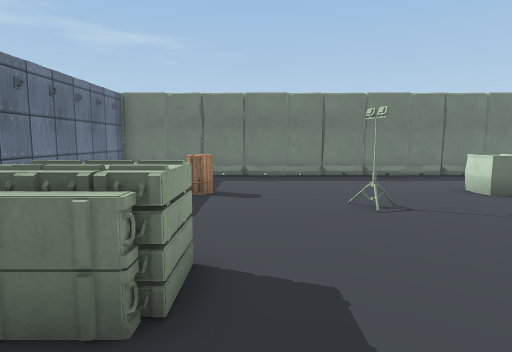
[1] (above)

17 first-person views from a walk through a 3-D level made in the Unity game engine. The camera is 1.4 m above the floor, tilts 6° down and sees 75° across. The floor is counted in squares, 1 m on a side. Each view is taken from the middle of a square. On the plan, view 1 faces up. The plan holds only what a view shows up to about 15 squares ahead; the rest is blank. The place goes on beyond the plan. The player character is not drawn. Some surface patterns are stand-ins.

[2]
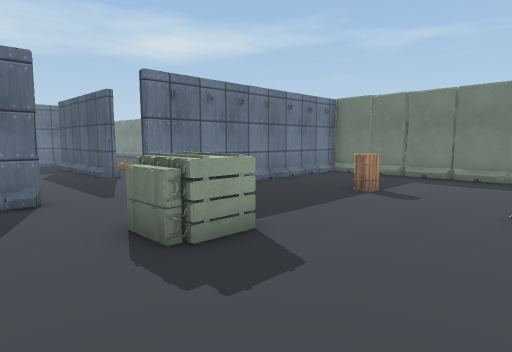

[3]
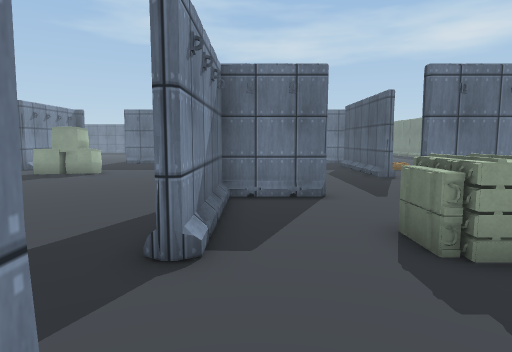

[4]
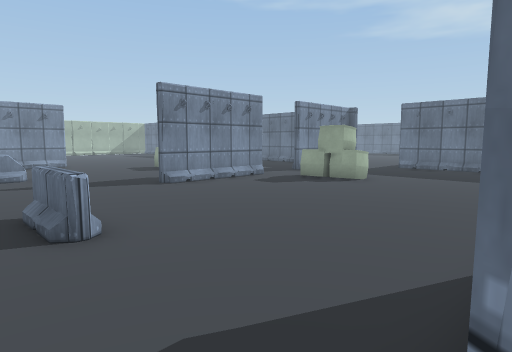

[5]
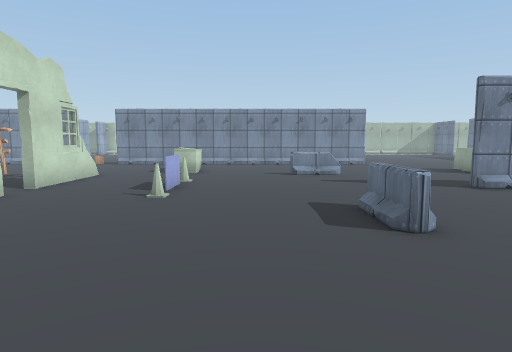

[6]
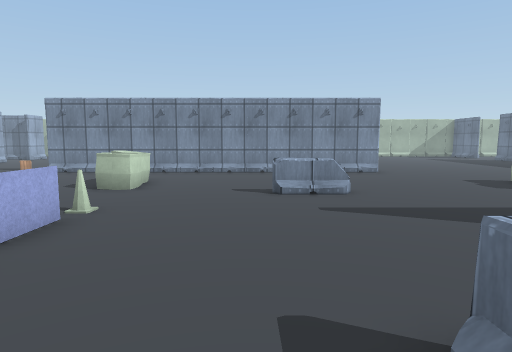

[7]
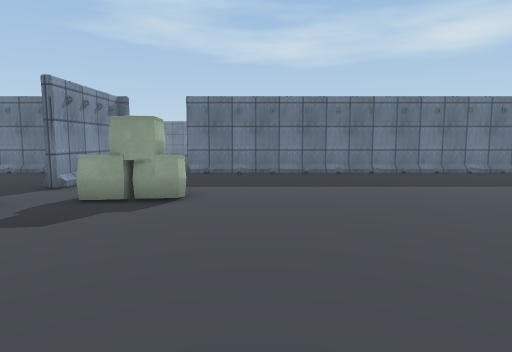

[8]
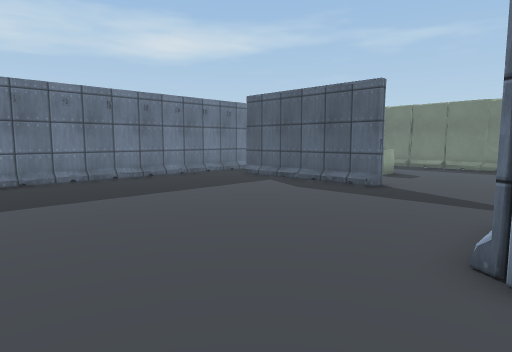

[9]
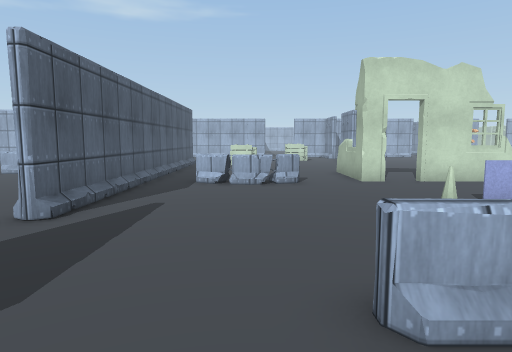

[10]
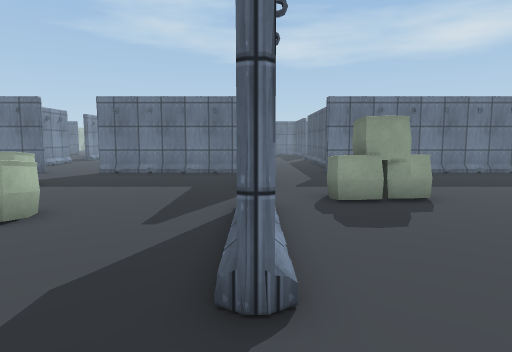

[11]
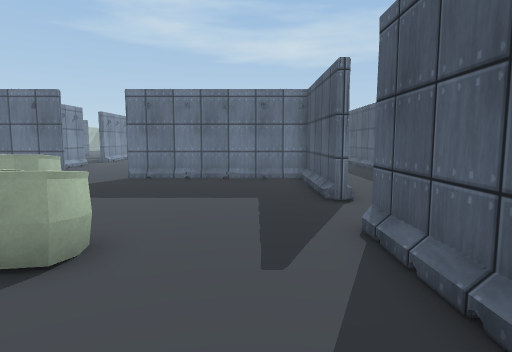

[12]
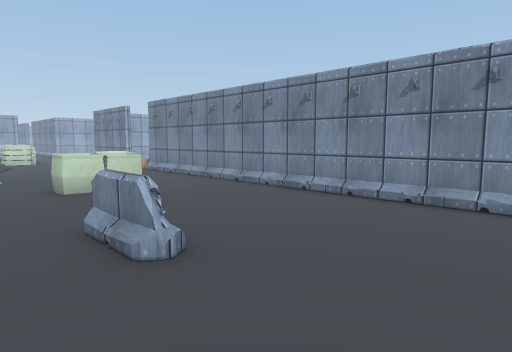

[13]
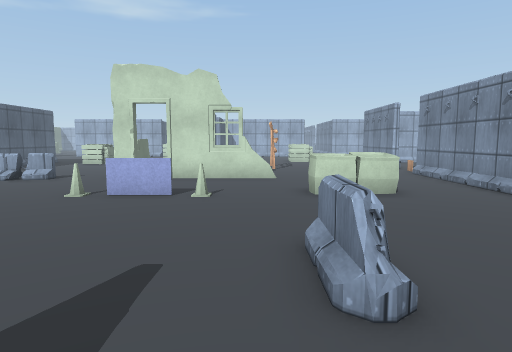

[14]
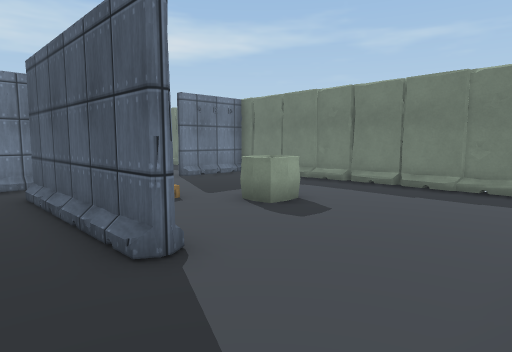

[15]
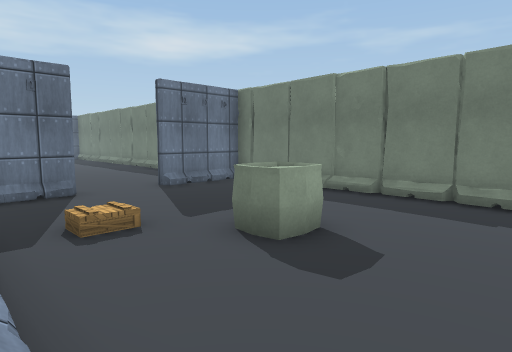

[16]
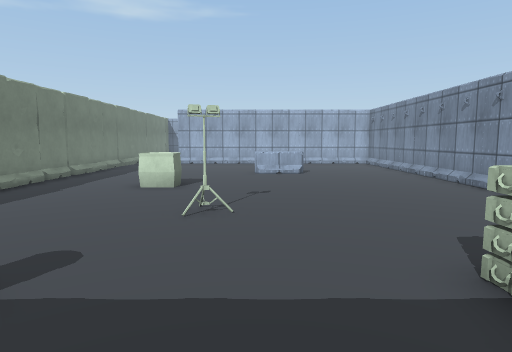

[17]
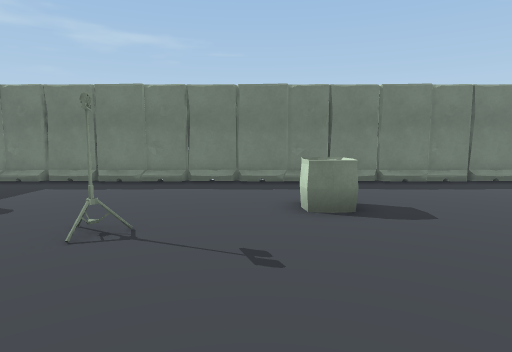

### Floor plan
Key: @ floor where view 1 was taken; # wall or solid block; . floor; = window, fence, low wall or low ledge; ^ raised ledge; O other object.
Columns run from 18 left of view 1 to 11 right of it. Each row starts with its distance up from view 1.
 14  #############################
 13 OO   O....O.O##O....O....O...O
 12  O.  .......O.................
 11 OO..  ...... O................
 10 #........... O................
  9 ......^^....O#..OO......^^....
  8 #...........O.................
  7 OO.......... #......O.........
  6  O.......... O..............O
  5  #.O#OO#O...OO  ............O
  4 OO............  ............OO
  3 O#..............OO............
  2  ...............OO............
  1  O..........O#................
  0 OO..........O#....@...........
 -1 O............OOO#O..O#OO#OO#OO
 -2  #............................
 -3 O#.......................O.
 -4 OO.......................O
 -5  ........................O
 -6  O..............O........O...
 -7 ##....##........OO............
 -8 #.....##........O.............
 -9 .......^.............O....#OOO
-10 ............................
-11  OOO#O..O#OOO........O....#...
-12 O.........................O...
-13 OO...................O....O..
-14 OO........................O...
-15 O........^......OO...........O
-16  #.......^............^=......
-17 OO.....   ............^=.   ..
-18 #.....   .............^...
-19 ....^^  ...................
-20 #.     .....................
-21 OO     ......O#OO#OOOOOO#OO#

Positions as (right, up) in squares from view 1, and headings:
1: (0, 0), facing up
2: (3, 0), facing up-left
3: (3, 0), facing left
4: (0, -1), facing down-left
5: (1, -1), facing down
6: (0, -6), facing down
7: (-3, -5), facing left
8: (-5, -5), facing up-left
9: (-4, -5), facing right
10: (-3, -11), facing left
11: (-5, -13), facing left
12: (-6, -13), facing down-right
13: (-5, -14), facing right
14: (-6, 3), facing up-left
15: (-8, 5), facing up-left
16: (-4, 6), facing right
17: (5, 2), facing up
